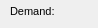
      <widget class="QWidget" name="page_7">
       <property name="geometry">
        <rect>
         <x>0</x>
         <y>0</y>
         <width>98</width>
         <height>28</height>
        </rect>
       </property>
       <attribute name="label">
        <string>Specific information</string>
       </attribute>
       <widget class="QLineEdit" name="demand">
        <property name="geometry">
         <rect>
          <x>110</x>
          <y>5</y>
          <width>160</width>
          <height>18</height>
         </rect>
        </property>
        <property name="frame">
         <bool>true</bool>
        </property>
       </widget>
       <widget class="QLabel" name="label_demand">
        <property name="geometry">
         <rect>
          <x>10</x>
          <y>0</y>
          <width>101</width>
          <height>22</height>
         </rect>
        </property>
        <property name="font">
         <font>
          <pointsize>8</pointsize>
         </font>
        </property>
        <property name="frameShape">
         <enum>QFrame::NoFrame</enum>
        </property>
        <property name="frameShadow">
         <enum>QFrame::Plain</enum>
        </property>
        <property name="text">
         <string>Demand:</string>
        </property>
        <property name="textFormat">
         <enum>Qt::AutoText</enum>
        </property>
        <property name="scaledContents">
         <bool>false</bool>
        </property>
        <property name="alignment">
         <set>Qt::AlignLeading|Qt::AlignLeft|Qt::AlignVCenter</set>
        </property>
        <property name="margin">
         <number>3</number>
        </property>
       </widget>
       <widget class="QLabel" name="label_cat_valve">
        <property name="geometry">
         <rect>
          <x>10</x>
          <y>50</y>
          <width>101</width>
          <height>22</height>
         </rect>
        </property>
        <property name="font">
         <font>
          <pointsize>8</pointsize>
         </font>
        </property>
        <property name="frameShape">
         <enum>QFrame::NoFrame</enum>
        </property>
        <property name="frameShadow">
         <enum>QFrame::Plain</enum>
        </property>
        <property name="text">
         <string>Valve catalog:</string>
        </property>
        <property name="textFormat">
         <enum>Qt::AutoText</enum>
        </property>
        <property name="scaledContents">
         <bool>false</bool>
        </property>
        <property name="alignment">
         <set>Qt::AlignLeading|Qt::AlignLeft|Qt::AlignVCenter</set>
        </property>
        <property name="margin">
         <number>3</number>
        </property>
       </widget>
       <widget class="QLineEdit" name="top_floor">
        <property name="geometry">
         <rect>
          <x>110</x>
          <y>30</y>
          <width>160</width>
          <height>18</height>
         </rect>
        </property>
        <property name="frame">
         <bool>true</bool>
        </property>
       </widget>
       <widget class="QLineEdit" name="cat_valve">
        <property name="geometry">
         <rect>
          <x>110</x>
          <y>55</y>
          <width>160</width>
          <height>18</height>
         </rect>
        </property>
        <property name="frame">
         <bool>true</bool>
        </property>
       </widget>
       <widget class="QLabel" name="label_top_floor">
        <property name="geometry">
         <rect>
          <x>10</x>
          <y>25</y>
          <width>101</width>
          <height>22</height>
         </rect>
        </property>
        <property name="font">
         <font>
          <pointsize>8</pointsize>
         </font>
        </property>
        <property name="frameShape">
         <enum>QFrame::NoFrame</enum>
        </property>
        <property name="frameShadow">
         <enum>QFrame::Plain</enum>
        </property>
        <property name="text">
         <string>Top floor:</string>
        </property>
        <property name="textFormat">
         <enum>Qt::AutoText</enum>
        </property>
        <property name="scaledContents">
         <bool>false</bool>
        </property>
        <property name="alignment">
         <set>Qt::AlignLeading|Qt::AlignLeft|Qt::AlignVCenter</set>
        </property>
        <property name="margin">
         <number>3</number>
        </property>
       </widget>
      </widget>
